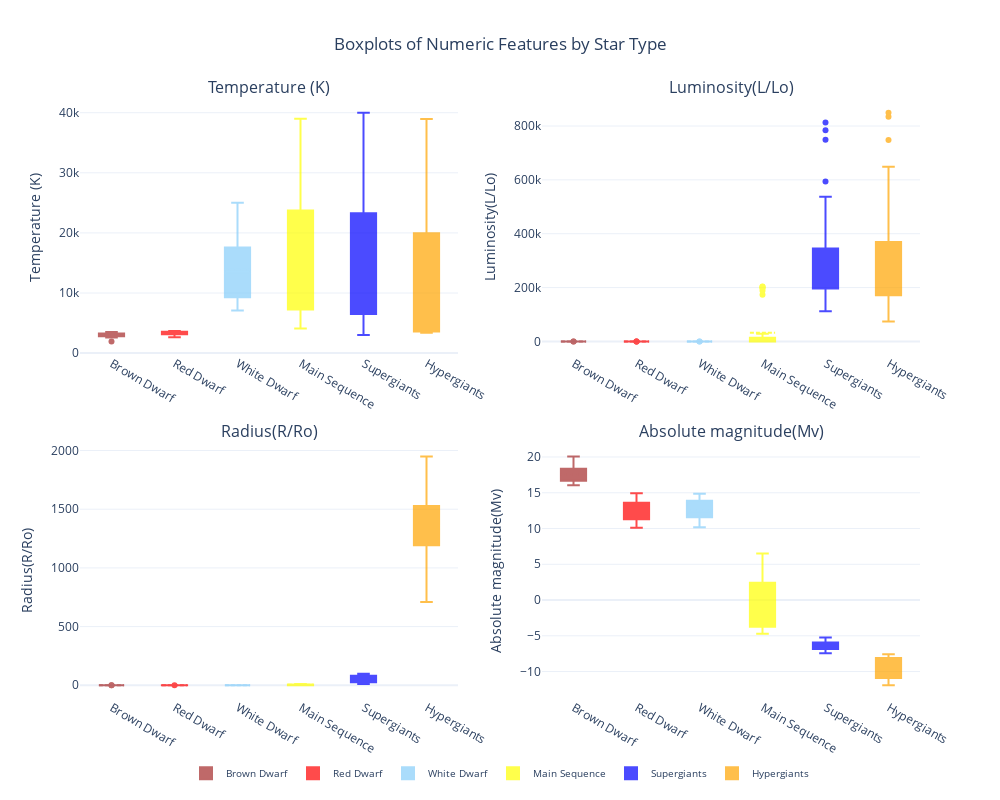

Here is the notebook cell this chart was saved with:
### Code cell
fig3 = create_boxplots(star_df)

fig3.show()

### Figure 1 — Plotly figure (JSON) as saved in the notebook; plotly's stock layout.template omitted (floating-point values rounded to 4 significant figures)
{"data": [{"boxmean": true, "boxpoints": "outliers", "fillcolor": "brown", "jitter": 0, "line": {"width": 2}, "marker": {"color": "brown"}, "name": "Brown Dwarf", "opacity": 0.7, "pointpos": 0, "quartilemethod": "linear", "showlegend": true, "type": "box", "width": 0.4, "xaxis": "x", "y": [3068, 3042, 2600, 2800, 1939, 2840, 2637, 2600, 2650, 2700, 3341, 3432, 2983, 2835, 2935, 3295, 2945, 2817, 2774, 2871, 3323, 3531, 3218, 3146, 3511, 3225, 2935, 2861, 2856, 2731, 2831, 2914, 3419, 3218, 3453, 2889, 2968, 3484, 2778, 3523], "yaxis": "y"}, {"boxmean": true, "boxpoints": "outliers", "fillcolor": "red", "jitter": 0, "line": {"width": 2}, "marker": {"color": "red"}, "name": "Red Dwarf", "opacity": 0.7, "pointpos": 0, "quartilemethod": "linear", "showlegend": true, "type": "box", "width": 0.4, "xaxis": "x", "y": [3600, 3129, 3134, 3628, 2650, 3340, 2799, 3692, 3192, 3441, 3345, 3607, 3304, 3150, 3550, 3180, 2890, 3342, 2621, 3158, 3095, 3607, 3100, 2989, 3542, 3243, 3091, 3598, 3324, 3541, 3462, 3257, 2994, 3212, 3523, 3598, 3142, 3496, 3324, 3463], "yaxis": "y"}, {"boxmean": true, "boxpoints": "outliers", "fillcolor": "lightskyblue", "jitter": 0, "line": {"width": 2}, "marker": {"color": "lightskyblue"}, "name": "White Dwarf", "opacity": 0.7, "pointpos": 0, "quartilemethod": "linear", "showlegend": true, "type": "box", "width": 0.4, "xaxis": "x", "y": [25000, 7740, 7220, 8500, 16500, 12990, 8570, 7700, 11790, 7230, 7100, 10574, 8930, 17200, 14100, 9675, 12010, 10980, 13720, 19860, 13420, 21020, 18290, 14520, 11900, 8924, 12912, 14732, 7723, 12984, 16790, 15680, 14982, 13340, 18340, 19920, 24020, 23092, 17920, 19360], "yaxis": "y"}, {"boxmean": true, "boxpoints": "outliers", "fillcolor": "yellow", "jitter": 0, "line": {"width": 2}, "marker": {"color": "yellow"}, "name": "Main Sequence", "opacity": 0.7, "pointpos": 0, "quartilemethod": "linear", "showlegend": true, "type": "box", "width": 0.4, "xaxis": "x", "y": [39000, 30000, 15276, 9700, 5800, 8052, 6757, 6380, 5936, 5587, 5300, 4526, 4077, 4980, 9030, 11250, 5112, 7720, 12098, 36108, 29560, 8945, 14060, 16390, 25070, 28700, 26140, 20120, 13023, 37800, 22350, 10012, 13089, 22012, 34190, 32460, 9320, 19400, 17140, 8250], "yaxis": "y"}, {"boxmean": true, "boxpoints": "outliers", "fillcolor": "blue", "jitter": 0, "line": {"width": 2}, "marker": {"color": "blue"}, "name": "Supergiants", "opacity": 0.7, "pointpos": 0, "quartilemethod": "linear", "showlegend": true, "type": "box", "width": 0.4, "xaxis": "x", "y": [3826, 3365, 3270, 3200, 3008, 3600, 3575, 3574, 3625, 33750, 33300, 40000, 23000, 17120, 11096, 14245, 24630, 12893, 24345, 33421, 25390, 11567, 12675, 5752, 8927, 7282, 19923, 26373, 17383, 9373, 23678, 12749, 9383, 23440, 16787, 18734, 9892, 10930, 23095, 21738], "yaxis": "y"}, {"boxmean": true, "boxpoints": "outliers", "fillcolor": "orange", "jitter": 0, "line": {"width": 2}, "marker": {"color": "orange"}, "name": "Hypergiants", "opacity": 0.7, "pointpos": 0, "quartilemethod": "linear", "showlegend": true, "type": "box", "width": 0.4, "xaxis": "x", "y": [3490, 3750, 3834, 3749, 3650, 3450, 3660, 3450, 3752, 3535, 3459, 3605, 3615, 3399, 3610, 3553, 4015, 3625, 6850, 3780, 3570, 3500, 4287, 26000, 3600, 3614, 18000, 11000, 12100, 24490, 24145, 38234, 32489, 27739, 21904, 38940, 30839, 8829, 9235, 37882], "yaxis": "y"}, {"boxmean": true, "boxpoints": "outliers", "fillcolor": "brown", "jitter": 0, "line": {"width": 2}, "marker": {"color": "brown"}, "name": "Brown Dwarf", "opacity": 0.7, "pointpos": 0, "quartilemethod": "linear", "showlegend": false, "type": "box", "width": 0.4, "xaxis": "x2", "y": [0.0024, 0.0005, 0.0003, 0.0002, 0.000138, 0.00065, 0.00073, 0.0004, 0.00069, 0.00018, 0.0056, 0.00067, 0.00024, 0.00034, 0.00014, 0.00098, 0.00032, 0.00098, 0.00036, 0.00072, 0.00043, 0.00093, 0.00054, 0.00015, 0.00064, 0.00076, 0.00087, 0.00019, 0.000896, 0.000437, 0.000231, 0.000631, 0.000245, 0.000452, 0.000621, 0.000352, 0.000461, 0.000551, 0.000849, 0.000957], "yaxis": "y2"}, {"boxmean": true, "boxpoints": "outliers", "fillcolor": "red", "jitter": 0, "line": {"width": 2}, "marker": {"color": "red"}, "name": "Red Dwarf", "opacity": 0.7, "pointpos": 0, "quartilemethod": "linear", "showlegend": false, "type": "box", "width": 0.4, "xaxis": "x2", "y": [0.0029, 0.0122, 0.0004, 0.0055, 0.0006, 0.0038, 0.0018, 0.00367, 0.00362, 0.039, 0.021, 0.022, 0.0085, 0.0088, 0.004, 0.001, 0.0034, 0.0015, 0.0006, 0.00135, 0.00019, 0.00023, 0.008, 0.0087, 0.0009, 0.0023, 0.0081, 0.0011, 0.0034, 0.0013, 0.0053, 0.0024, 0.0072, 0.0016, 0.0054, 0.0027, 0.00132, 0.00125, 0.0065, 0.0027], "yaxis": "y2"}, {"boxmean": true, "boxpoints": "outliers", "fillcolor": "lightskyblue", "jitter": 0, "line": {"width": 2}, "marker": {"color": "lightskyblue"}, "name": "White Dwarf", "opacity": 0.7, "pointpos": 0, "quartilemethod": "linear", "showlegend": false, "type": "box", "width": 0.4, "xaxis": "x2", "y": [0.056, 0.00049, 0.00017, 0.0005, 0.013, 8.5e-05, 0.00081, 0.00011, 0.00015, 8e-05, 0.00029, 0.00014, 0.00056, 0.00098, 0.00067, 0.00045, 0.00078, 0.00074, 0.00018, 0.0011, 0.00059, 0.0015, 0.0013, 0.00082, 0.00067, 0.00028, 0.00071, 0.00011, 0.00014, 0.00088, 0.0014, 0.00122, 0.00118, 0.00109, 0.00134, 0.00156, 0.00159, 0.00132, 0.00111, 0.00125], "yaxis": "y2"}, {"boxmean": true, "boxpoints": "outliers", "fillcolor": "yellow", "jitter": 0, "line": {"width": 2}, "marker": {"color": "yellow"}, "name": "Main Sequence", "opacity": 0.7, "pointpos": 0, "quartilemethod": "linear", "showlegend": false, "type": "box", "width": 0.4, "xaxis": "x2", "y": [204000.0, 28840.0, 1136.0, 74.0, 0.81, 8.7, 1.43, 1.35, 1.357, 0.819, 0.59, 0.153, 0.085, 0.357, 45.0, 672.0, 0.63, 7.92, 689.0, 198000.0, 188000.0, 38.0, 1092.0, 1278.0, 14500.0, 16790.0, 14520.0, 4720.0, 998.0, 202900.0, 12450.0, 552.0, 788.0, 6748.0, 198200.0, 173800.0, 29.0, 10920.0, 883.0, 9.25], "yaxis": "y2"}, {"boxmean": true, "boxpoints": "outliers", "fillcolor": "blue", "jitter": 0, "line": {"width": 2}, "marker": {"color": "blue"}, "name": "Supergiants", "opacity": 0.7, "pointpos": 0, "quartilemethod": "linear", "showlegend": false, "type": "box", "width": 0.4, "xaxis": "x2", "y": [200000.0, 340000.0, 150000.0, 195000.0, 280000.0, 320000.0, 123000.0, 200000.0, 184000.0, 220000.0, 240000.0, 813000.0, 127000.0, 235000.0, 112000.0, 231000.0, 363000.0, 184000.0, 142000.0, 352000.0, 223000.0, 251000.0, 452000.0, 245000.0, 239000.0, 131000.0, 152000.0, 198000.0, 342900.0, 424500.0, 244300.0, 332500.0, 342900.0, 537400.0, 246700.0, 224800.0, 593900.0, 783900.0, 347800.0, 748900.0], "yaxis": "y2"}, {"boxmean": true, "boxpoints": "outliers", "fillcolor": "orange", "jitter": 0, "line": {"width": 2}, "marker": {"color": "orange"}, "name": "Hypergiants", "opacity": 0.7, "pointpos": 0, "quartilemethod": "linear", "showlegend": false, "type": "box", "width": 0.4, "xaxis": "x2", "y": [270000.0, 283000.0, 272000.0, 550000.0, 310000.0, 263000.0, 363000.0, 174000.0, 209000.0, 195000.0, 100000.0, 126000.0, 200000.0, 117000.0, 132000.0, 145000.0, 282000.0, 74000.0, 229000.0, 200000.0, 320000.0, 138000.0, 630000.0, 316000.0, 240000.0, 145000.0, 200000.0, 170000.0, 120000.0, 248500.0, 383000.0, 272800.0, 648400.0, 849400.0, 748500.0, 374800.0, 834000.0, 537500.0, 404900.0, 294900.0], "yaxis": "y2"}, {"boxmean": true, "boxpoints": "outliers", "fillcolor": "brown", "jitter": 0, "line": {"width": 2}, "marker": {"color": "brown"}, "name": "Brown Dwarf", "opacity": 0.7, "pointpos": 0, "quartilemethod": "linear", "showlegend": false, "type": "box", "width": 0.4, "xaxis": "x3", "y": [0.17, 0.1542, 0.102, 0.16, 0.103, 0.11, 0.127, 0.096, 0.11, 0.13, 0.057, 0.19, 0.094, 0.0918, 0.116, 0.132, 0.093, 0.0911, 0.118, 0.12, 0.0912, 0.0976, 0.11, 0.0932, 0.109, 0.121, 0.0932, 0.0899, 0.0782, 0.0856, 0.0915, 0.116, 0.126, 0.0987, 0.0773, 0.0973, 0.119, 0.0998, 0.112, 0.129], "yaxis": "y3"}, {"boxmean": true, "boxpoints": "outliers", "fillcolor": "red", "jitter": 0, "line": {"width": 2}, "marker": {"color": "red"}, "name": "Red Dwarf", "opacity": 0.7, "pointpos": 0, "quartilemethod": "linear", "showlegend": false, "type": "box", "width": 0.4, "xaxis": "x3", "y": [0.51, 0.3761, 0.196, 0.393, 0.14, 0.24, 0.16, 0.47, 0.1967, 0.351, 0.273, 0.38, 0.18, 0.35, 0.291, 0.35, 0.24, 0.307, 0.098, 0.161, 0.492, 0.38, 0.31, 0.34, 0.62, 0.73, 0.24, 0.56, 0.34, 0.256, 0.148, 0.46, 0.28, 0.378, 0.319, 0.67, 0.258, 0.336, 0.471, 0.675], "yaxis": "y3"}, {"boxmean": true, "boxpoints": "outliers", "fillcolor": "lightskyblue", "jitter": 0, "line": {"width": 2}, "marker": {"color": "lightskyblue"}, "name": "White Dwarf", "opacity": 0.7, "pointpos": 0, "quartilemethod": "linear", "showlegend": false, "type": "box", "width": 0.4, "xaxis": "x3", "y": [0.0084, 0.01234, 0.011, 0.01, 0.014, 0.00984, 0.0097, 0.0128, 0.011, 0.013, 0.012, 0.0092, 0.0095, 0.015, 0.0089, 0.0109, 0.0092, 0.0087, 0.00892, 0.0131, 0.00981, 0.0112, 0.00934, 0.00972, 0.00898, 0.00879, 0.00945, 0.00892, 0.00878, 0.00996, 0.0121, 0.0114, 0.0113, 0.0116, 0.0124, 0.0142, 0.0127, 0.0104, 0.0106, 0.00998], "yaxis": "y3"}, {"boxmean": true, "boxpoints": "outliers", "fillcolor": "yellow", "jitter": 0, "line": {"width": 2}, "marker": {"color": "yellow"}, "name": "Main Sequence", "opacity": 0.7, "pointpos": 0, "quartilemethod": "linear", "showlegend": false, "type": "box", "width": 0.4, "xaxis": "x3", "y": [10.6, 6.3, 7.2, 2.89, 0.9, 1.8, 1.12, 0.98, 1.106, 0.99, 0.91, 0.865, 0.795, 1.13, 2.63, 6.98, 0.876, 1.34, 7.01, 10.2, 6.02, 2.487, 5.745, 5.68, 5.92, 6.4, 5.49, 6.78, 6.21, 6.86, 6.36, 5.856, 5.992, 6.64, 6.39, 6.237, 1.91, 6.03, 5.653, 1.93], "yaxis": "y3"}, {"boxmean": true, "boxpoints": "outliers", "fillcolor": "blue", "jitter": 0, "line": {"width": 2}, "marker": {"color": "blue"}, "name": "Supergiants", "opacity": 0.7, "pointpos": 0, "quartilemethod": "linear", "showlegend": false, "type": "box", "width": 0.4, "xaxis": "x3", "y": [19.0, 23.0, 88.0, 17.0, 25.0, 29.0, 45.0, 89.0, 84.0, 26.0, 12.0, 14.0, 36.0, 83.0, 12.0, 42.0, 63.0, 36.0, 57.0, 67.0, 57.0, 36.0, 83.0, 97.0, 35.0, 24.0, 73.0, 39.0, 30.0, 24.0, 35.0, 76.0, 98.0, 81.0, 62.0, 46.0, 80.0, 25.0, 86.0, 92.0], "yaxis": "y3"}, {"boxmean": true, "boxpoints": "outliers", "fillcolor": "orange", "jitter": 0, "line": {"width": 2}, "marker": {"color": "orange"}, "name": "Hypergiants", "opacity": 0.7, "pointpos": 0, "quartilemethod": "linear", "showlegend": false, "type": "box", "width": 0.4, "xaxis": "x3", "y": [1520.0, 1260.0, 1183.0, 1648.0, 1324.0, 1349.0, 1673.0, 1284.0, 955.0, 1546.0, 1289.0, 1124.0, 1635.0, 1486.0, 1522.0, 1324.0, 1534.0, 876.0, 1467.0, 1324.0, 1480.0, 1420.0, 1315.0, 1679.0, 1190.0, 1553.0, 1045.0, 1779.0, 708.9, 1134.0, 1494.0, 1356.0, 1948.0, 1252.0, 1130.0, 1356.0, 1194.0, 1423.0, 1112.0, 1783.0], "yaxis": "y3"}, {"boxmean": true, "boxpoints": "outliers", "fillcolor": "brown", "jitter": 0, "line": {"width": 2}, "marker": {"color": "brown"}, "name": "Brown Dwarf", "opacity": 0.7, "pointpos": 0, "quartilemethod": "linear", "showlegend": false, "type": "box", "width": 0.4, "xaxis": "x4", "y": [16.12, 16.6, 18.7, 16.65, 20.06, 16.98, 17.22, 17.4, 17.45, 16.05, 16.23, 16.94, 16.09, 16.96, 18.89, 17.13, 18.34, 16.45, 17.39, 19.43, 17.16, 19.94, 20.02, 16.92, 17.12, 19.63, 16.88, 16.71, 19.56, 18.09, 16.21, 18.39, 17.56, 17.34, 17.08, 16.93, 17.45, 16.67, 19.45, 16.35], "yaxis": "y4"}, {"boxmean": true, "boxpoints": "outliers", "fillcolor": "red", "jitter": 0, "line": {"width": 2}, "marker": {"color": "red"}, "name": "Red Dwarf", "opacity": 0.7, "pointpos": 0, "quartilemethod": "linear", "showlegend": false, "type": "box", "width": 0.4, "xaxis": "x4", "y": [10.69, 11.79, 13.21, 10.48, 11.78, 13.07, 14.79, 10.8, 13.53, 11.18, 12.3, 10.12, 13.2, 11.94, 10.89, 11.76, 13.46, 11.87, 12.81, 13.98, 10.87, 10.34, 11.17, 13.12, 14.23, 14.75, 11.43, 14.26, 12.23, 14.33, 11.47, 10.73, 13.45, 12.85, 12.43, 13.67, 14.12, 14.94, 12.78, 14.78], "yaxis": "y4"}, {"boxmean": true, "boxpoints": "outliers", "fillcolor": "lightskyblue", "jitter": 0, "line": {"width": 2}, "marker": {"color": "lightskyblue"}, "name": "White Dwarf", "opacity": 0.7, "pointpos": 0, "quartilemethod": "linear", "showlegend": false, "type": "box", "width": 0.4, "xaxis": "x4", "y": [10.58, 14.02, 14.23, 14.5, 11.89, 12.23, 14.2, 14.47, 12.59, 14.08, 14.09, 12.02, 13.78, 12.45, 12.17, 13.98, 12.13, 11.19, 12.97, 11.34, 13.67, 11.52, 12.78, 11.92, 11.38, 14.87, 12.83, 12.89, 14.81, 11.23, 12.87, 11.92, 12.23, 12.9, 11.22, 11.34, 10.55, 10.18, 11.66, 11.62], "yaxis": "y4"}, {"boxmean": true, "boxpoints": "outliers", "fillcolor": "yellow", "jitter": 0, "line": {"width": 2}, "marker": {"color": "yellow"}, "name": "Main Sequence", "opacity": 0.7, "pointpos": 0, "quartilemethod": "linear", "showlegend": false, "type": "box", "width": 0.4, "xaxis": "x4", "y": [-4.7, -4.2, -1.97, 0.16, 5.05, 2.42, 2.41, 2.93, 4.46, 5.03, 5.49, 6.506, 6.228, 4.78, 1.45, -2.3, 4.68, 2.44, 0.02, -4.4, -4.01, 0.12, -2.04, -3.32, -3.98, -4.09, -3.8, -3.4, -1.38, -4.56, -3.67, 0.013, -0.12, -2.55, -4.57, -4.36, 1.236, -3.08, -2.64, -0.98], "yaxis": "y4"}, {"boxmean": true, "boxpoints": "outliers", "fillcolor": "blue", "jitter": 0, "line": {"width": 2}, "marker": {"color": "blue"}, "name": "Supergiants", "opacity": 0.7, "pointpos": 0, "quartilemethod": "linear", "showlegend": false, "type": "box", "width": 0.4, "xaxis": "x4", "y": [-6.93, -6.2, -6.02, -7.22, -6.0, -6.6, -6.78, -5.24, -6.74, -6.1, -6.5, -6.23, -5.76, -6.89, -5.91, -6.12, -5.83, -6.34, -6.24, -5.79, -5.92, -6.245, -5.62, -6.63, -7.34, -7.22, -5.69, -5.83, -6.09, -5.99, -6.27, -7.02, -6.98, -5.975, -6.35, -7.45, -7.262, -6.224, -5.905, -7.346], "yaxis": "y4"}, {"boxmean": true, "boxpoints": "outliers", "fillcolor": "orange", "jitter": 0, "line": {"width": 2}, "marker": {"color": "orange"}, "name": "Hypergiants", "opacity": 0.7, "pointpos": 0, "quartilemethod": "linear", "showlegend": false, "type": "box", "width": 0.4, "xaxis": "x4", "y": [-9.4, -7.63, -9.2, -8.05, -7.79, -11.75, -11.92, -11.28, -11.24, -11.36, -10.7, -10.81, -11.33, -10.92, -10.86, -11.03, -11.39, -10.25, -10.07, -10.7, -7.58, -8.18, -9.2, -9.1, -7.89, -7.71, -8.3, -9.9, -7.84, -8.24, -8.84, -9.29, -10.84, -7.59, -7.67, -9.93, -10.63, -10.73, -11.23, -7.8], "yaxis": "y4"}], "layout": {"annotations": [{"font": {"size": 16}, "showarrow": false, "text": "Temperature (K)", "x": 0.225, "xanchor": "center", "xref": "paper", "y": 1, "yanchor": "bottom", "yref": "paper"}, {"font": {"size": 16}, "showarrow": false, "text": "Luminosity(L/Lo)", "x": 0.775, "xanchor": "center", "xref": "paper", "y": 1, "yanchor": "bottom", "yref": "paper"}, {"font": {"size": 16}, "showarrow": false, "text": "Radius(R/Ro)", "x": 0.225, "xanchor": "center", "xref": "paper", "y": 0.425, "yanchor": "bottom", "yref": "paper"}, {"font": {"size": 16}, "showarrow": false, "text": "Absolute magnitude(Mv)", "x": 0.775, "xanchor": "center", "xref": "paper", "y": 0.425, "yanchor": "bottom", "yref": "paper"}], "boxgap": 0.1, "boxgroupgap": 0.2, "boxmode": "group", "height": 800, "legend": {"font": {"size": 10}, "orientation": "h", "x": 0.5, "xanchor": "center", "y": -0.15, "yanchor": "bottom"}, "title": {"text": "Boxplots of Numeric Features by Star Type", "x": 0.5}, "width": 1000, "xaxis": {"anchor": "y", "domain": [0, 0.45]}, "xaxis2": {"anchor": "y2", "domain": [0.55, 1]}, "xaxis3": {"anchor": "y3", "domain": [0, 0.45]}, "xaxis4": {"anchor": "y4", "domain": [0.55, 1]}, "yaxis": {"anchor": "x", "domain": [0.575, 1], "title": {"text": "Temperature (K)"}}, "yaxis2": {"anchor": "x2", "domain": [0.575, 1], "title": {"text": "Luminosity(L/Lo)"}}, "yaxis3": {"anchor": "x3", "domain": [0, 0.425], "title": {"text": "Radius(R/Ro)"}}, "yaxis4": {"anchor": "x4", "domain": [0, 0.425], "title": {"text": "Absolute magnitude(Mv)"}}}}
